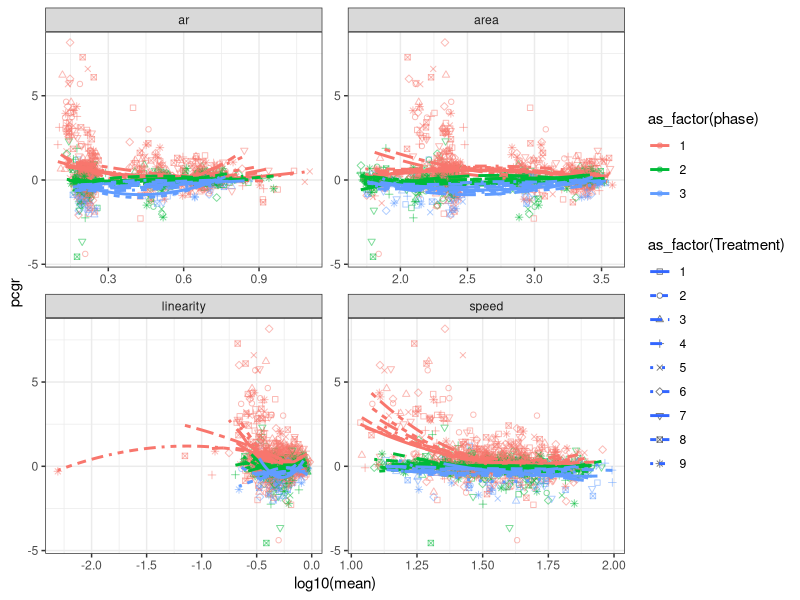
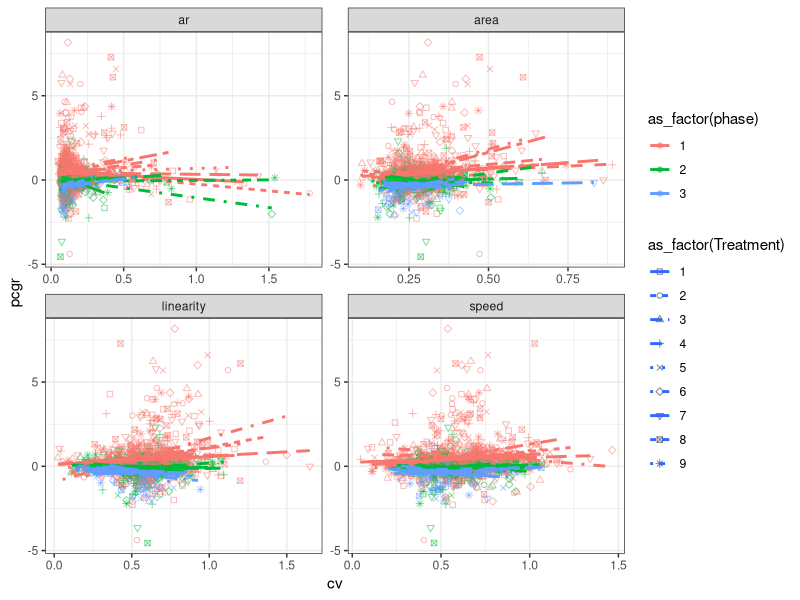

The R source for these figures, in order: (Note: this script raises an error after producing the figures.)
library(tidyverse)
library(lubridate)
library(mgcv)
#devtools::install_github("ctkremer/growthTools")
#library(growthTools)

# CILIATES ------
## Import data and compute pcgr----
data_cilia <- read.csv("ciliates/OverviewTraitsFull.csv") %>%
  group_by(Atrazine, Temp, ID_spec) %>%
  mutate(pcgr = log(lead(Count, 1)/Count)/(lead(Days_fromstart, 1)-Days_fromstart),
         .after = Count) %>% 
  mutate(phase = cut_interval(Count, n=3, labels = FALSE)) %>%
  filter(pcgr > -5) %>% #Kick out extremely negative pcgr
  pivot_longer(mean_ar:sd_linearity, names_to="trait") %>%
  separate(trait, into=c("stat", "trait"), sep="_") %>%
  pivot_wider(names_from=stat, values_from=value) %>%
  mutate(cv=sd/mean)

ggplot(data_cilia) +
  scale_shape_manual(values = 0:8) +
  theme_bw() + 
  geom_point(aes(x=log10(mean), y=pcgr, pch=as_factor(Treatment),
                 col=as_factor(phase)), alpha=0.5) + 
  geom_smooth(method=lm, aes(x=log10(mean), y=pcgr, 
                             colour=as_factor(phase), lty=as_factor(Treatment)), 
              formula=y ~ poly(x,2), se=F) +
  facet_wrap(vars(trait), scales="free") #, rows = vars(ID_spec)strain ~ 

ggplot(data_cilia) +
  scale_shape_manual(values = 0:8) +
  theme_bw() + 
  geom_point(aes(x=cv, y=pcgr, pch=as_factor(Treatment),
                 col=as_factor(phase)), alpha=0.5) + 
  geom_smooth(method=lm, aes(x=cv, y=pcgr, colour=as_factor(phase), 
                             lty=as_factor(Treatment)), 
              formula=y ~ poly(x,1), se=F) +
  facet_wrap(vars(trait), scales="free")

# CYANO ------
## Import data and compute pcgr----
data_cyano <- read.csv("cyanobacteria/mono_data.csv") %>%
  separate(date.time, sep=" ", into = c("date", "time")) %>%
  mutate(day = yday(date), .after = date) %>%
  select(-c(date, time)) %>%
  group_by(strain, treat) %>%
  mutate(day = day - min(day)) %>%
  mutate(phase = cut_interval(population.mean, n=3, labels = FALSE)) %>%
  select(-population.sd) %>%
  mutate(pcgr = log(lead(population.mean,1)/population.mean)/(lead(day,1)-day),
         .after = population.mean) %>%
  pivot_longer(FSC.HLin.mean:NIR.R.HLin.sd, names_to="trait") %>%
  separate(trait, into=c("trait", "stat"), sep="in.") %>%
  pivot_wider(names_from=stat, values_from=value) %>%
  mutate(cv=sd/mean)

ggplot(data_cyano) +
  theme_bw() + 
  geom_point(aes(x=log10(mean), y=pcgr, pch=as_factor(treat),
                 col=as_factor(phase)), alpha=0.5) + 
  geom_smooth(method=lm, aes(x=log10(mean), y=pcgr, 
                             colour=as_factor(phase), 
                             lty=as_factor(treat)), 
              formula=y ~ poly(x,2), se=F) +
  facet_wrap(vars(trait), scales="free") #, rows = vars(ID_spec)strain ~ 

ggplot(data_cyano) +
  theme_bw() + 
  geom_point(aes(x=cv, y=pcgr, pch=as_factor(treat),
                 col=as_factor(phase)), alpha=0.5) + 
  geom_smooth(method=lm, aes(x=cv, y=pcgr, 
                             colour=as_factor(phase),
                             lty=as_factor(treat)), 
              formula=y ~ poly(x,1), se=F) +
  facet_wrap(vars(trait), scales="free") 
